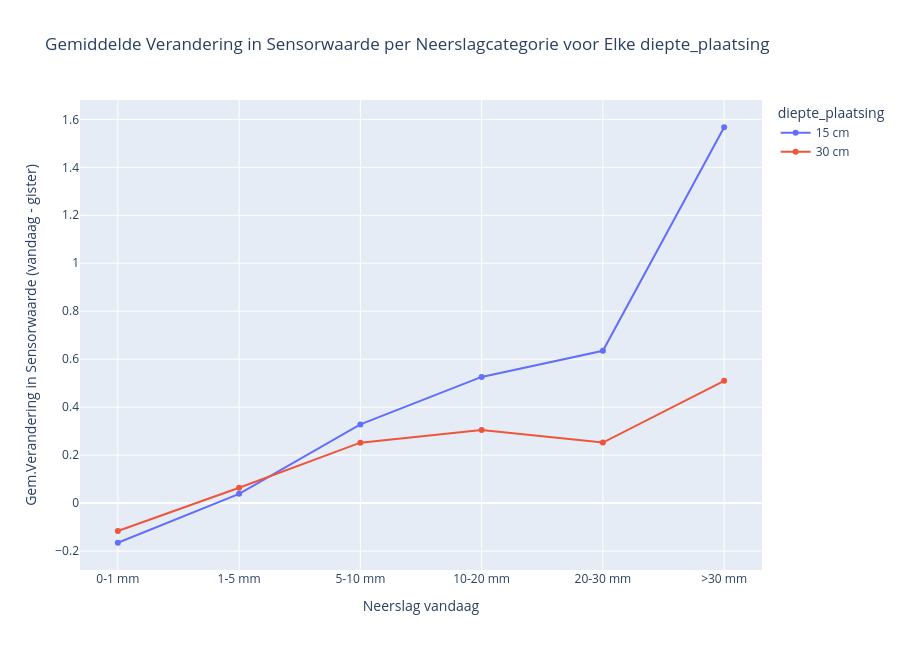

The notebook cell this image was saved under:
### Code cell
# n vs s_prev_diff

# Define a function to categorize 'n_cum' into bins for analysis
def categorize_rainfall(n_cum_value):
    if n_cum_value < 1:
        return '0-1 mm'
    elif 1 <= n_cum_value < 5:
        return '1-5 mm'
    elif 5 <= n_cum_value < 10:
        return '5-10 mm'
    elif 10 <= n_cum_value < 20:
        return '10-20 mm'
    elif 20 <= n_cum_value < 30:
        return '20-30 mm'
    else:
        return '>30 mm'

# Apply categorization to 'n_cum' column
df['n_cum_category'] = df['n'].apply(categorize_rainfall)

# Calculate the mean 's_prev_diff_2' by location and 'n_cum' category
mean_s_prev_diff_2_by_rain_category = df.groupby(['diepte_plaatsing', 'n_cum_category'])['s_prev_diff'].mean().unstack()

# Ensure correct ordering of 'n_cum_category'
correct_order = ['0-1 mm', '1-5 mm', '5-10 mm', '10-20 mm', '20-30 mm', '>30 mm']
mean_s_prev_diff_2_by_rain_category = mean_s_prev_diff_2_by_rain_category[correct_order]

# Create an interactive line plot
fig = go.Figure()

# Add a trace for each location
for diepte_plaatsing in mean_s_prev_diff_2_by_rain_category.index:
    fig.add_trace(go.Scatter(
        x=mean_s_prev_diff_2_by_rain_category.columns,
        y=mean_s_prev_diff_2_by_rain_category.loc[diepte_plaatsing],
        mode='lines+markers',
        name=diepte_plaatsing,
        hoverinfo='text',
        text=[f"diepte_plaatsing: {diepte_plaatsing}<br>Neerslag Categorie: {category}<br>Gemiddelde Verandering: {value:.2f}"
              for category, value in zip(mean_s_prev_diff_2_by_rain_category.columns, 
                                         mean_s_prev_diff_2_by_rain_category.loc[diepte_plaatsing])]
    ))

# Customize layout with increased height
fig.update_layout(
    title="Gemiddelde Verandering in Sensorwaarde per Neerslagcategorie voor Elke diepte_plaatsing",
    xaxis_title="Neerslag vandaag",
    yaxis_title="Gem.Verandering in Sensorwaarde (vandaag - gister)",
    xaxis=dict(tickmode='array', tickvals=correct_order),
    legend_title="diepte_plaatsing",
    hovermode='closest',
    height=650  # Doubling the height for a taller plot
)

# Display the interactive plot
fig.show()

# n_cum vs s_prev_diff

# Define a function to categorize 'n_cum' into bins for analysis
def categorize_rainfall(n_cum_value):
    if n_cum_value < 1:
        return '0-1 mm'
    elif 1 <= n_cum_value < 5:
        return '1-5 mm'
    elif 5 <= n_cum_value < 10:
        return '5-10 mm'
    elif 10 <= n_cum_value < 20:
        return '10-20 mm'
    elif 20 <= n_cum_value < 30:
        return '20-30 mm'
    else:
        return '>30 mm'

# Apply categorization to 'n_cum' column
df['n_cum_category'] = df['n_cum'].apply(categorize_rainfall)

# Calculate the mean 's_prev_diff_2' by location and 'n_cum' category
mean_s_prev_diff_2_by_rain_category = df.groupby(['diepte_plaatsing', 'n_cum_category'])['s_prev_diff'].mean().unstack()

# Ensure correct ordering of 'n_cum_category'
correct_order = ['0-1 mm', '1-5 mm', '5-10 mm', '10-20 mm', '20-30 mm', '>30 mm']
mean_s_prev_diff_2_by_rain_category = mean_s_prev_diff_2_by_rain_category[correct_order]

# Create an interactive line plot
fig = go.Figure()

# Add a trace for each location
for diepte_plaatsing in mean_s_prev_diff_2_by_rain_category.index:
    fig.add_trace(go.Scatter(
        x=mean_s_prev_diff_2_by_rain_category.columns,
        y=mean_s_prev_diff_2_by_rain_category.loc[diepte_plaatsing],
        mode='lines+markers',
        name=diepte_plaatsing,
        hoverinfo='text',
        text=[f"diepte_plaatsing: {diepte_plaatsing}<br>Neerslag Categorie: {category}<br>Gemiddelde Verandering: {value:.2f}"
              for category, value in zip(mean_s_prev_diff_2_by_rain_category.columns, 
                                         mean_s_prev_diff_2_by_rain_category.loc[diepte_plaatsing])]
    ))

# Customize layout with increased height
fig.update_layout(
    title="Gemiddelde Verandering in Sensorwaarde per Neerslagcategorie voor Elke diepte_plaatsing",
    xaxis_title="Cumulatieve Neerslag Categorie (neerslag vandaag + gister)",
    yaxis_title="Gem.Verandering in Sensorwaarde (vandaag - gister)",
    xaxis=dict(tickmode='array', tickvals=correct_order),
    legend_title="diepte_plaatsing",
    hovermode='closest',
    height=650  # Doubling the height for a taller plot
)

# Display the interactive plot
fig.show()

### Figure 1 — Plotly figure (JSON) as saved in the notebook; plotly's stock layout.template omitted (floating-point values rounded to 4 significant figures)
{"data": [{"hoverinfo": "text", "mode": "lines+markers", "name": "15 cm", "text": ["diepte_plaatsing: 15 cm<br>Neerslag Categorie: 0-1 mm<br>Gemiddelde Verandering: -0.17", "diepte_plaatsing: 15 cm<br>Neerslag Categorie: 1-5 mm<br>Gemiddelde Verandering: 0.04", "diepte_plaatsing: 15 cm<br>Neerslag Categorie: 5-10 mm<br>Gemiddelde Verandering: 0.33", "diepte_plaatsing: 15 cm<br>Neerslag Categorie: 10-20 mm<br>Gemiddelde Verandering: 0.53", "diepte_plaatsing: 15 cm<br>Neerslag Categorie: 20-30 mm<br>Gemiddelde Verandering: 0.64", "diepte_plaatsing: 15 cm<br>Neerslag Categorie: >30 mm<br>Gemiddelde Verandering: 1.57"], "type": "scatter", "x": ["0-1 mm", "1-5 mm", "5-10 mm", "10-20 mm", "20-30 mm", ">30 mm"], "y": [-0.1653, 0.03867, 0.3281, 0.5261, 0.6352, 1.567]}, {"hoverinfo": "text", "mode": "lines+markers", "name": "30 cm", "text": ["diepte_plaatsing: 30 cm<br>Neerslag Categorie: 0-1 mm<br>Gemiddelde Verandering: -0.12", "diepte_plaatsing: 30 cm<br>Neerslag Categorie: 1-5 mm<br>Gemiddelde Verandering: 0.06", "diepte_plaatsing: 30 cm<br>Neerslag Categorie: 5-10 mm<br>Gemiddelde Verandering: 0.25", "diepte_plaatsing: 30 cm<br>Neerslag Categorie: 10-20 mm<br>Gemiddelde Verandering: 0.30", "diepte_plaatsing: 30 cm<br>Neerslag Categorie: 20-30 mm<br>Gemiddelde Verandering: 0.25", "diepte_plaatsing: 30 cm<br>Neerslag Categorie: >30 mm<br>Gemiddelde Verandering: 0.51"], "type": "scatter", "x": ["0-1 mm", "1-5 mm", "5-10 mm", "10-20 mm", "20-30 mm", ">30 mm"], "y": [-0.1164, 0.06394, 0.2521, 0.3043, 0.2524, 0.5098]}], "layout": {"height": 650, "hovermode": "closest", "legend": {"title": {"text": "diepte_plaatsing"}}, "title": {"text": "Gemiddelde Verandering in Sensorwaarde per Neerslagcategorie voor Elke diepte_plaatsing"}, "xaxis": {"tickmode": "array", "tickvals": ["0-1 mm", "1-5 mm", "5-10 mm", "10-20 mm", "20-30 mm", ">30 mm"], "title": {"text": "Neerslag vandaag"}}, "yaxis": {"title": {"text": "Gem.Verandering in Sensorwaarde (vandaag - gister)"}}}}
